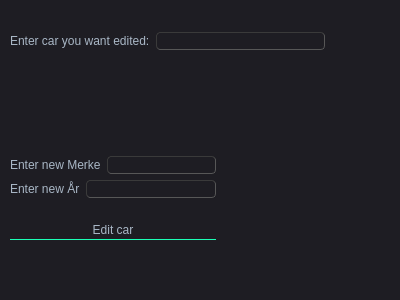
<?xml version="1.0" encoding="UTF-8"?>
<ui version="4.0">
 <class>editcar</class>
 <widget class="QDialog" name="editcar">
  <property name="geometry">
   <rect>
    <x>0</x>
    <y>0</y>
    <width>400</width>
    <height>300</height>
   </rect>
  </property>
  <property name="windowTitle">
   <string>Dialog</string>
  </property>
  <property name="styleSheet">
   <string notr="true">QMainWindow {
	background-color:#1e1d23;
}
QDialog {
	background-color:#1e1d23;
}
QColorDialog {
	background-color:#1e1d23;
}
QTextEdit {
	background-color:#1e1d23;
	color: #a9b7c6;
}
QPlainTextEdit {
	selection-background-color:#007b50;
	background-color:#1e1d23;
	border-style: solid;
	border-top-color: transparent;
	border-right-color: transparent;
	border-left-color: transparent;
	border-bottom-color: transparent;
	border-width: 1px;
	color: #a9b7c6;
}
QPushButton{
	border-style: solid;
	border-top-color: transparent;
	border-right-color: transparent;
	border-left-color: transparent;
	border-bottom-color: transparent;
	border-width: 1px;
	border-style: solid;
	color: #a9b7c6;
	padding: 2px;
	background-color: #1e1d23;
}
QPushButton::default{
	border-style: inset;
	border-top-color: transparent;
	border-right-color: transparent;
	border-left-color: transparent;
	border-bottom-color: #04b97f;
	border-width: 1px;
	color: #a9b7c6;
	padding: 2px;
	background-color: #1e1d23;
}
QToolButton {
	border-style: solid;
	border-top-color: transparent;
	border-right-color: transparent;
	border-left-color: transparent;
	border-bottom-color: #04b97f;
	border-bottom-width: 1px;
	border-style: solid;
	color: #a9b7c6;
	padding: 2px;
	background-color: #1e1d23;
}
QToolButton:hover{
	border-style: solid;
	border-top-color: transparent;
	border-right-color: transparent;
	border-left-color: transparent;
	border-bottom-color: #37efba;
	border-bottom-width: 2px;
	border-style: solid;
	color: #FFFFFF;
	padding-bottom: 1px;
	background-color: #1e1d23;
}
QPushButton:hover{
	border-style: solid;
	border-top-color: transparent;
	border-right-color: transparent;
	border-left-color: transparent;
	border-bottom-color: #37efba;
	border-bottom-width: 1px;
	border-style: solid;
	color: #FFFFFF;
	padding-bottom: 2px;
	background-color: #1e1d23;
}
QPushButton:pressed{
	border-style: solid;
	border-top-color: transparent;
	border-right-color: transparent;
	border-left-color: transparent;
	border-bottom-color: #37efba;
	border-bottom-width: 2px;
	border-style: solid;
	color: #37efba;
	padding-bottom: 1px;
	background-color: #1e1d23;
}
QPushButton:disabled{
	border-style: solid;
	border-top-color: transparent;
	border-right-color: transparent;
	border-left-color: transparent;
	border-bottom-color: #808086;
	border-bottom-width: 2px;
	border-style: solid;
	color: #808086;
	padding-bottom: 1px;
	background-color: #1e1d23;
}
QLineEdit {
	border-width: 1px; border-radius: 4px;
	border-color: rgb(58, 58, 58);
	border-style: inset;
	padding: 0 8px;
	color: #a9b7c6;
	background:#1e1d23;
	selection-background-color:#007b50;
	selection-color: #FFFFFF;
}
QLabel {
	color: #a9b7c6;
}
QLCDNumber {
	color: #37e6b4;
}
QProgressBar {
	text-align: center;
	color: rgb(240, 240, 240);
	border-width: 1px; 
	border-radius: 10px;
	border-color: rgb(58, 58, 58);
	border-style: inset;
	background-color:#1e1d23;
}
QProgressBar::chunk {
	background-color: #04b97f;
	border-radius: 5px;
}
QMenuBar {
	background-color: #1e1d23;
}
QMenuBar::item {
	color: #a9b7c6;
  	spacing: 3px;
  	padding: 1px 4px;
  	background: #1e1d23;
}

QMenuBar::item:selected {
  	background:#1e1d23;
	color: #FFFFFF;
}
QMenu::item:selected {
	border-style: solid;
	border-top-color: transparent;
	border-right-color: transparent;
	border-left-color: #04b97f;
	border-bottom-color: transparent;
	border-left-width: 2px;
	color: #FFFFFF;
	padding-left:15px;
	padding-top:4px;
	padding-bottom:4px;
	padding-right:7px;
	background-color: #1e1d23;
}
QMenu::item {
	border-style: solid;
	border-top-color: transparent;
	border-right-color: transparent;
	border-left-color: transparent;
	border-bottom-color: transparent;
	border-bottom-width: 1px;
	border-style: solid;
	color: #a9b7c6;
	padding-left:17px;
	padding-top:4px;
	padding-bottom:4px;
	padding-right:7px;
	background-color: #1e1d23;
}
QMenu{
	background-color:#1e1d23;
}
QTabWidget {
	color:rgb(0,0,0);
	background-color:#1e1d23;
}
QTabWidget::pane {
		border-color: rgb(77,77,77);
		background-color:#1e1d23;
		border-style: solid;
		border-width: 1px;
    	border-radius: 6px;
}
QTabBar::tab {
	border-style: solid;
	border-top-color: transparent;
	border-right-color: transparent;
	border-left-color: transparent;
	border-bottom-color: transparent;
	border-bottom-width: 1px;
	border-style: solid;
	color: #808086;
	padding: 3px;
	margin-left:3px;
	background-color: #1e1d23;
}
QTabBar::tab:selected, QTabBar::tab:last:selected, QTabBar::tab:hover {
  	border-style: solid;
	border-top-color: transparent;
	border-right-color: transparent;
	border-left-color: transparent;
	border-bottom-color: #04b97f;
	border-bottom-width: 2px;
	border-style: solid;
	color: #FFFFFF;
	padding-left: 3px;
	padding-bottom: 2px;
	margin-left:3px;
	background-color: #1e1d23;
}

QCheckBox {
	color: #a9b7c6;
	padding: 2px;
}
QCheckBox:disabled {
	color: #808086;
	padding: 2px;
}

QCheckBox:hover {
	border-radius:4px;
	border-style:solid;
	padding-left: 1px;
	padding-right: 1px;
	padding-bottom: 1px;
	padding-top: 1px;
	border-width:1px;
	border-color: rgb(87, 97, 106);
	background-color:#1e1d23;
}
QCheckBox::indicator:checked {

	height: 10px;
	width: 10px;
	border-style:solid;
	border-width: 1px;
	border-color: #04b97f;
	color: #a9b7c6;
	background-color: #04b97f;
}
QCheckBox::indicator:unchecked {

	height: 10px;
	width: 10px;
	border-style:solid;
	border-width: 1px;
	border-color: #04b97f;
	color: #a9b7c6;
	background-color: transparent;
}
QRadioButton {
	color: #a9b7c6;
	background-color: #1e1d23;
	padding: 1px;
}
QRadioButton::indicator:checked {
	height: 10px;
	width: 10px;
	border-style:solid;
	border-radius:5px;
	border-width: 1px;
	border-color: #04b97f;
	color: #a9b7c6;
	background-color: #04b97f;
}
QRadioButton::indicator:!checked {
	height: 10px;
	width: 10px;
	border-style:solid;
	border-radius:5px;
	border-width: 1px;
	border-color: #04b97f;
	color: #a9b7c6;
	background-color: transparent;
}
QStatusBar {
	color:#027f7f;
}
QSpinBox {
	color: #a9b7c6;	
	background-color: #1e1d23;
}
QDoubleSpinBox {
	color: #a9b7c6;	
	background-color: #1e1d23;
}
QTimeEdit {
	color: #a9b7c6;	
	background-color: #1e1d23;
}
QDateTimeEdit {
	color: #a9b7c6;	
	background-color: #1e1d23;
}
QDateEdit {
	color: #a9b7c6;	
	background-color: #1e1d23;
}
QComboBox {
	color: #a9b7c6;	
	background: #1e1d23;
}
QComboBox:editable {
	background: #1e1d23;
	color: #a9b7c6;
	selection-background-color: #1e1d23;
}
QComboBox QAbstractItemView {
	color: #a9b7c6;	
	background: #1e1d23;
	selection-color: #FFFFFF;
	selection-background-color: #1e1d23;
}
QComboBox:!editable:on, QComboBox::drop-down:editable:on {
	color: #a9b7c6;	
	background: #1e1d23;
}
QFontComboBox {
	color: #a9b7c6;	
	background-color: #1e1d23;
}
QToolBox {
	color: #a9b7c6;
	background-color: #1e1d23;
}
QToolBox::tab {
	color: #a9b7c6;
	background-color: #1e1d23;
}
QToolBox::tab:selected {
	color: #FFFFFF;
	background-color: #1e1d23;
}
QScrollArea {
	color: #FFFFFF;
	background-color: #1e1d23;
}
QSlider::groove:horizontal {
	height: 5px;
	background: #04b97f;
}
QSlider::groove:vertical {
	width: 5px;
	background: #04b97f;
}
QSlider::handle:horizontal {
	background: qlineargradient(x1:0, y1:0, x2:1, y2:1, stop:0 #b4b4b4, stop:1 #8f8f8f);
	border: 1px solid #5c5c5c;
	width: 14px;
	margin: -5px 0;
	border-radius: 7px;
}
QSlider::handle:vertical {
	background: qlineargradient(x1:1, y1:1, x2:0, y2:0, stop:0 #b4b4b4, stop:1 #8f8f8f);
	border: 1px solid #5c5c5c;
	height: 14px;
	margin: 0 -5px;
	border-radius: 7px;
}
QSlider::add-page:horizontal {
    background: white;
}
QSlider::add-page:vertical {
    background: white;
}
QSlider::sub-page:horizontal {
    background: #04b97f;
}
QSlider::sub-page:vertical {
    background: #04b97f;
}</string>
  </property>
  <widget class="QWidget" name="">
   <property name="geometry">
    <rect>
     <x>10</x>
     <y>140</y>
     <width>206</width>
     <height>118</height>
    </rect>
   </property>
   <layout class="QVBoxLayout" name="verticalLayout">
    <item>
     <layout class="QGridLayout" name="gridLayout">
      <item row="1" column="1" colspan="2">
       <widget class="QLineEdit" name="newaar"/>
      </item>
      <item row="0" column="2">
       <widget class="QLineEdit" name="newmerke"/>
      </item>
      <item row="1" column="0">
       <widget class="QLabel" name="label_4">
        <property name="text">
         <string>Enter new År</string>
        </property>
       </widget>
      </item>
      <item row="0" column="0" colspan="2">
       <widget class="QLabel" name="label_3">
        <property name="text">
         <string>Enter new Merke</string>
        </property>
       </widget>
      </item>
     </layout>
    </item>
    <item>
     <widget class="QPushButton" name="editcarbtn">
      <property name="text">
       <string>Edit car</string>
      </property>
     </widget>
    </item>
   </layout>
  </widget>
  <widget class="QWidget" name="">
   <property name="geometry">
    <rect>
     <x>10</x>
     <y>30</y>
     <width>315</width>
     <height>22</height>
    </rect>
   </property>
   <layout class="QHBoxLayout" name="horizontalLayout">
    <item>
     <widget class="QLabel" name="label">
      <property name="text">
       <string>Enter car you want edited:</string>
      </property>
     </widget>
    </item>
    <item>
     <widget class="QLineEdit" name="selectregnr"/>
    </item>
   </layout>
  </widget>
 </widget>
 <resources/>
 <connections/>
</ui>
